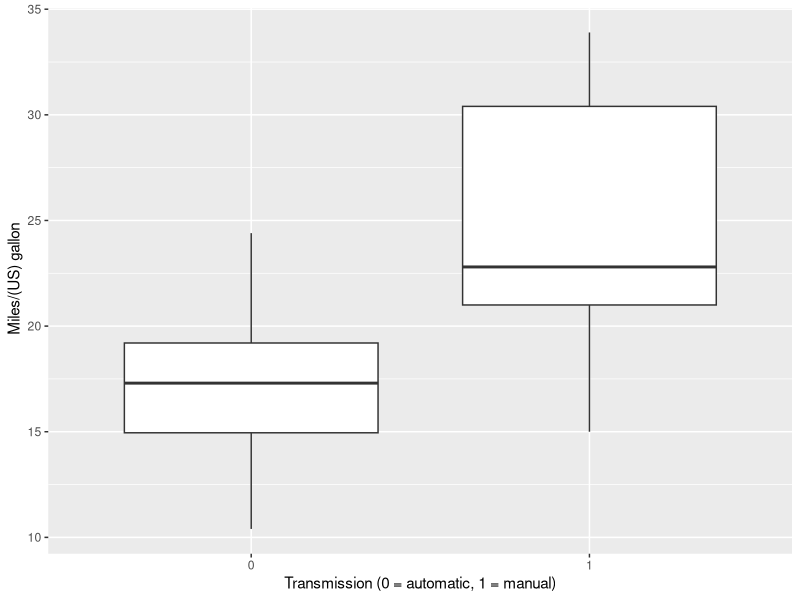
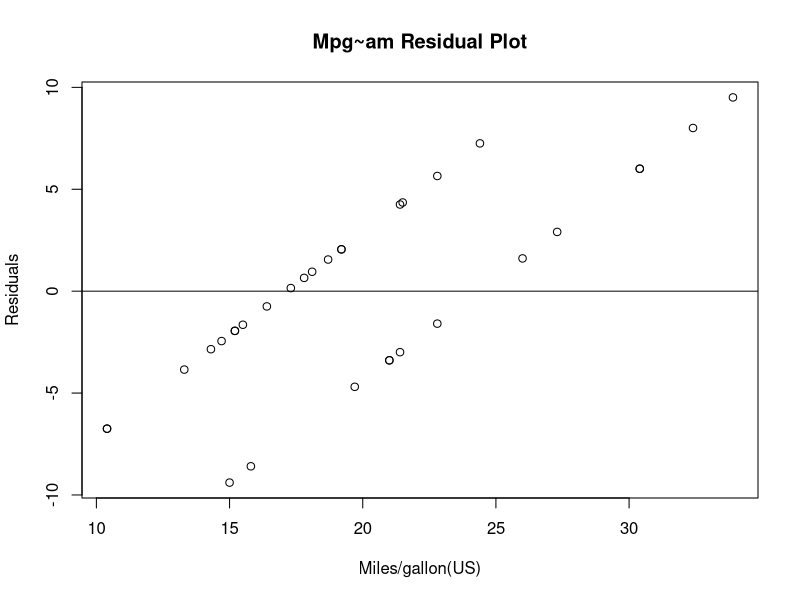
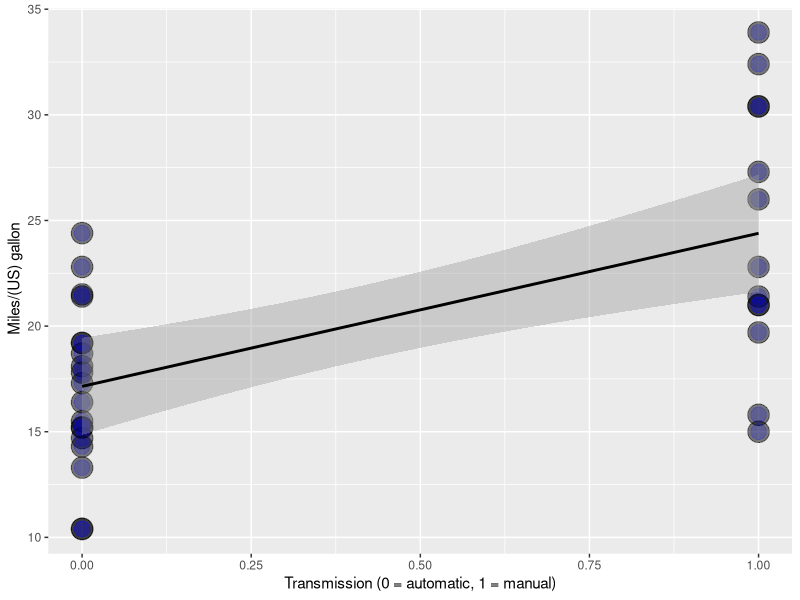
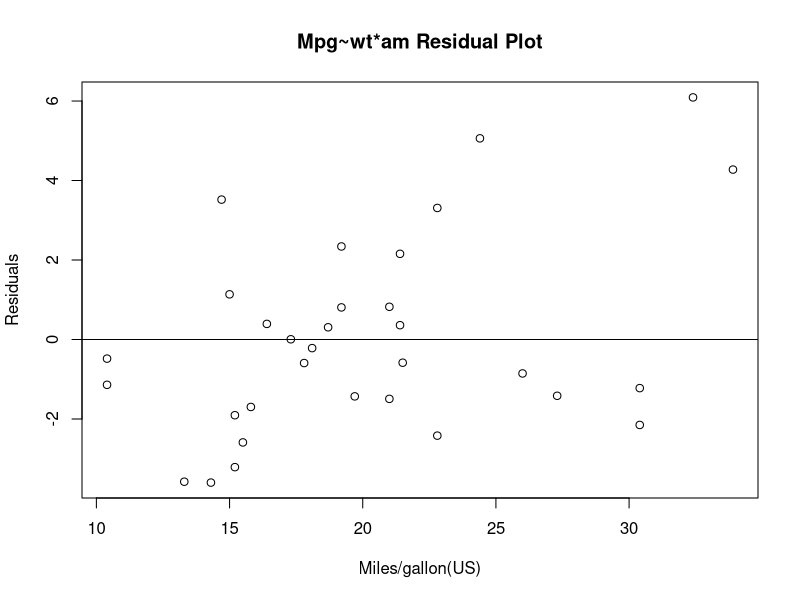
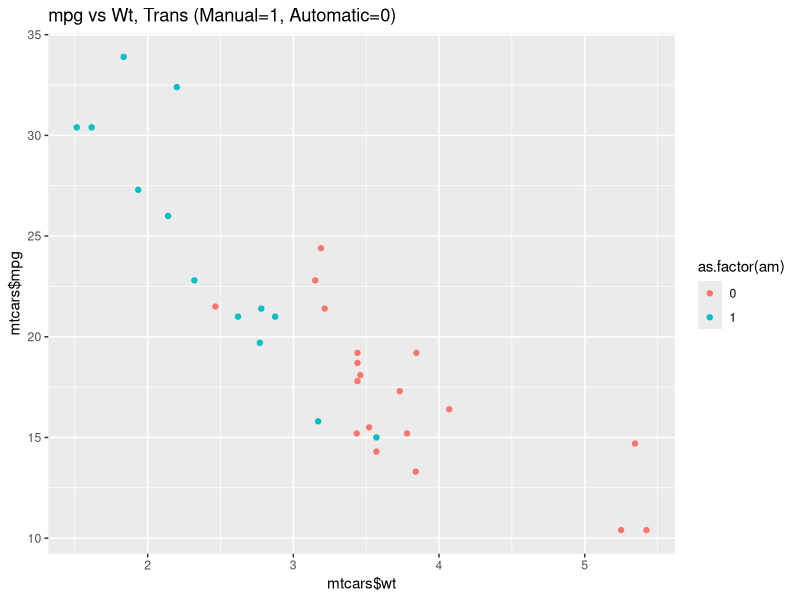

R code for these plots, in order:
## ---- chunk 1
knitr::opts_chunk$set(echo = TRUE)
rm(list=ls())
## ---- chunk 2
y <- mtcars$mpg
x <- mtcars$am
# check for nas 
sapply(mtcars,function(x) sum(is.na(x)))
sapply(mtcars, function(x) length(unique(x)))
## ---- chunk 3
fit1 <- lm(mpg ~ am , data= mtcars)
#summary(fit1)

e <- resid(fit1)
## ---- chunk 4
fit2 <- lm(mpg ~ ., data = mtcars)
##summary(fit2)
## ---- chunk 5
# Plot 

#plot(wt, mpg,data=mtcars, main="Weight and mpg", 
#  	xlab="Car Weight ", ylab="Miles Per Gallon ", pch=19)
#fitwt  <- lm(mpg~wt,mtcars)
#abline(fitwt)

cormat <- cor(mtcars[,1:11])

fitwtam <- lm(mpg ~ wt*am, data = mtcars)

Predicted  <- predict(fitwtam, mtcars)

mydf = cbind(mtcars, Predicted)
## ---- chunk 6
fitwtam <- lm(mpg~am*wt, mtcars)
#summary(fitwtam)
fitwt <- lm(mpg~wt, mtcars)
#summary(fitwt)
ewt <- resid(fitwt)
ewtam <- resid(fitwtam)
## ---- chunk 7
library(ggplot2)
g = ggplot(mtcars, aes(x=factor(am), y=mpg)) + geom_boxplot()
g = g + ylab(" Miles/(US) gallon")
g = g + xlab("Transmission (0 = automatic, 1 = manual)")
g
## ---- chunk 8
plot(mtcars$mpg, e,
     ylab = "Residuals", xlab = "Miles/gallon(US)",
     main = "Mpg~am Residual Plot")
abline(0,0)

#standard error appears to increase in higher mpg and manual transmission 
g2 = ggplot(mtcars, aes(x = am, y = mpg))
g2 = g2 + ylab(" Miles/(US) gallon")
g2 = g2 + xlab("Transmission (0 = automatic, 1 = manual)")
g2 = g2 + geom_point(size = 7, colour = "black", alpha=0.5)
g2 = g2 + geom_point(size = 5, colour = "blue", alpha=0.2)
g2 = g2 + geom_smooth(method = "lm", colour = "black")
g2
## ---- chunk 9
plot(mtcars$mpg, ewtam,
     ylab = "Residuals", xlab = "Miles/gallon(US)",
     main = "Mpg~wt*am Residual Plot")
abline(0,0)

## ---- chunk 10
qplot(mtcars$wt, mtcars$mpg, colour = as.factor(am), main = "mpg vs Wt, Trans (Manual=1, Automatic=0)",
   data = mtcars)

